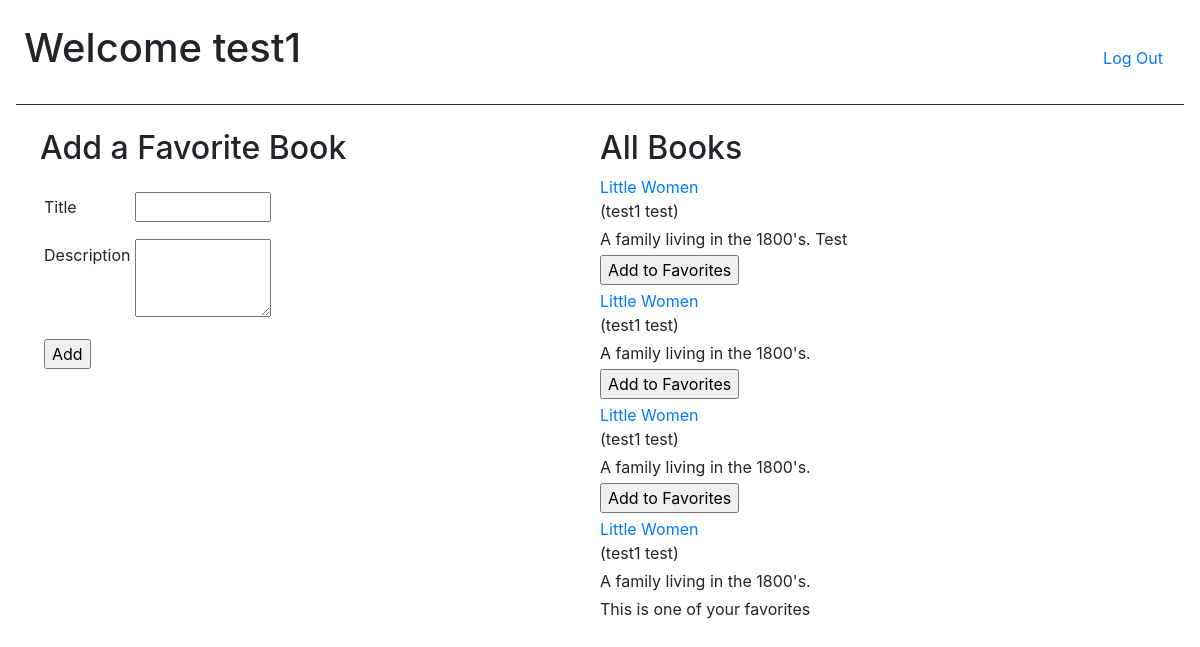
The app's page /books (signed in), older data.
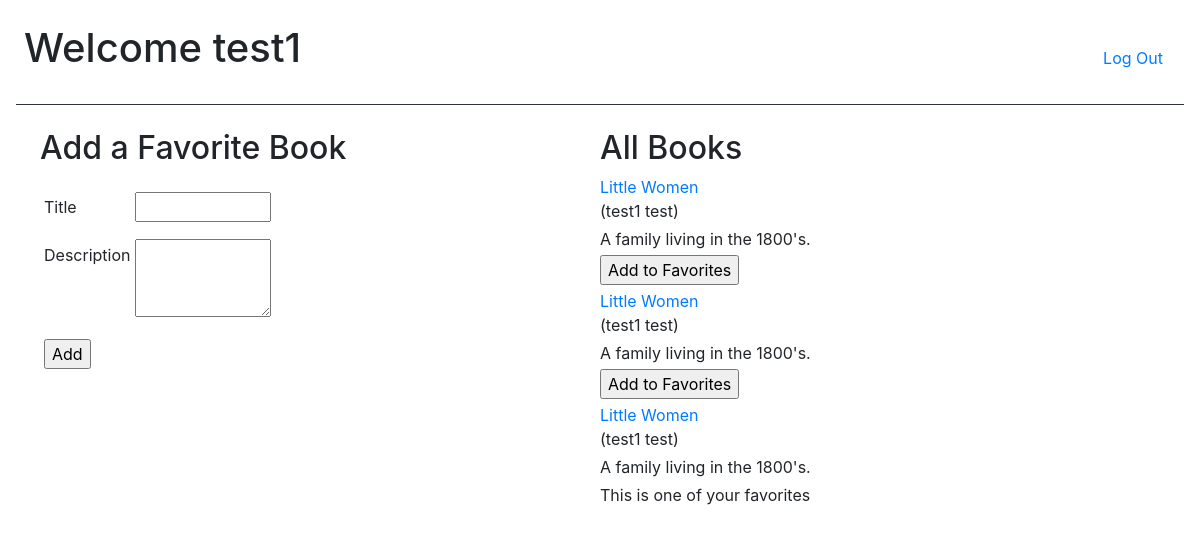
The same page, newer data.
### favorites/models.py (models this page shows)
class User(models.Model):
    first_name = models.CharField(max_length=255)
    last_name = models.CharField(max_length=255)
    email = models.EmailField()
    password = models.CharField(max_length=255)
    created_at = models.DateTimeField(auto_now_add=True)
    updated_at = models.DateTimeField(auto_now=True)
    objects = UserManager()

class Book(models.Model):
    title = models.CharField(max_length=255)
    desc = models.TextField()
    created_at = models.DateTimeField(auto_now_add=True)
    updated_at = models.DateTimeField(auto_now=True)
    uploaded_by = models.ForeignKey(User, related_name="books", on_delete=models.CASCADE)
    users_who_like = models.ManyToManyField(User, related_name="liked_books")

### favorites/views.py (the view)
# urls.py: path('books', views.books),
def books(request):
    if 'userid' in request.session:
        user = User.objects.filter(id=request.session['userid'])
        if user:
            context = {
                "user": user[0],
                "books": Book.objects.all(),
                "books_user_likes": User.objects.get(id=request.session['userid']).liked_books.all(),
            }
        return render(request, 'books.html', context)
    return redirect('/login')

### favorites/templates/books.html (shortened to what this page needs)
<!DOCTYPE html>
<html lang="en">
<head>
    <link rel="stylesheet" href="https://stackpath.bootstrapcdn.com/bootstrap/4.5.2/css/bootstrap.min.css"
>
</head>
<body class="p-3">
    <header class="d-flex p-2 align-items-baseline">
        <h1 class="mr-auto">Welcome {{ user.first_name}}</h1>
        <form action="/log_off" method="POST">
            <input class="btn btn-link" type="submit" name="log_off" value="Log Out">
        </form>
    </header>
    <hr class="bg-dark">
    <div class="d-flex p-2 justify-content-between">
        <div class="w-50">
            <h2 class="pl-3">Add a Favorite Book</h2>
            <form class="p-3" action="/add_book" method="POST">
                <div class="form-group">
                    <label for="title" class="col-sm-2 col-form-label p-1">Title</label>
                    <input type="text" name="title" class="w-25">
                </div>
                <div class="form-group">
                    <label for="desc" class="col-sm-2 col-form-label p-1 align-top">Description</label>
                    <textarea name="desc" cols="20" rows="3" class="w-25"></textarea>
                </div>
                <input type="submit" name="add" value="Add" class="form-group ml-1">
            </form>
        </div>
        <div class="w-50">
            <h2 class="mt-0">All Books </h2>
            {% for book in books %}
            <a href="/books/{{ book.id }}" class="mt-0 mb-1">{{ book.title }}</a>
            <p class="mt-0 mb-1">({{ book.uploaded_by.first_name }} {{ book.uploaded_by.last_name }})</p>
            <p class="mt-0 mb-1">{{ book.desc }}</p>
            {% if book in books_user_likes %}
            <p class="mt-0 mb-1">This is one of your favorites</p>
            {% else %}
            <form class="mt-0 mb-1" action="/add_favorite" method="POST">
                <input type="submit" name="add_fav" value="Add to Favorites">
            </form>
            {% endif %}
            {% endfor %}
        </div>
    </div>
</body>
</html>

Row changes from the older to the newer data that the page shows:
removed Book: title "Little Women", uploaded_by.first_name "test1", uploaded_by.last_name "test", desc "A family living in the 1800's. Test"
